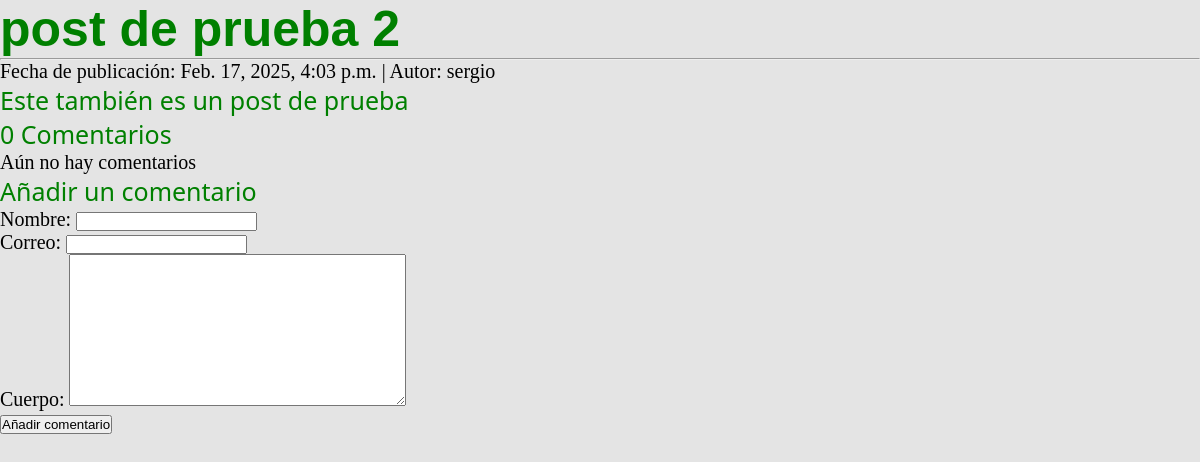
The app's page /blog/post de prueba 2/prueba/ with its own data.
### blog/models.py (models this page shows, shortened)
class Post(models.Model):
    STATUS_CHOICES = (
        ('borrador', 'Borrador'),
        ('publicado', 'Publicado'),
    )
    titulo = models.CharField(max_length=250)
    tema = models.CharField(max_length=250, unique_for_date='publicado')
    autor = models.ForeignKey(User, on_delete=models.CASCADE)
    cuerpo = models.TextField()
    publicado = models.DateTimeField(default=timezone.now)
    actualizado = models.DateTimeField(auto_now=True)
    estado = models.CharField(max_length=10, choices=STATUS_CHOICES, default='borrador')
    class Meta:
        ordering = ('-publicado',)
    tags = TaggableManager()

### blog/views.py (the view, shortened to what this page needs)
# urls.py: path('<str:titulo_arg>/<str:tema_arg>/', Detalle_publicacion, name='detalles'),
def Detalle_publicacion(request, titulo_arg, tema_arg):
    publicacion = get_object_or_404(Post, titulo=titulo_arg, tema=tema_arg)
    comentarios = publicacion.comments.filter(activo=True)
    nuevo_comentario = None
    comentario_form = ComentarioFormulario()
    return render(request, 'post_unico.html', {
        'publicacion': publicacion,
        'comentarios': comentarios,
        'nuevo_comentario': nuevo_comentario,
        'comentario_form': comentario_form
    })

### blog/forms.py
class ComentarioFormulario(forms.ModelForm):
    class Meta:
        model = Comentario
        fields = ('nombre', 'correo', 'cuerpo')

### blog/templates/post_unico.html (shortened to what this page needs)
{% load static %}
<!DOCTYPE html>
<html lang="es">
<head>
    <link rel="stylesheet" href="{% static 'css/style.css' %}">
</head>
<body>
    <h1>{{publicacion.titulo}}</h1>
    <hr>
    <p>
        Fecha de publicación: {{publicacion.publicado}} | Autor: {{publicacion.autor}}
    </p>
    <h2>
        {{publicacion.cuerpo}}
    </h2>
    {% with comentarios.count as total %}
    <h2>
        {{total}} Comentario{{total|pluralize}}
    </h2>
    {% endwith %}
    {% for comentario in comentarios %}
    <div>
        <p>
            Comentario #{{forloop.counter}} autor: {{comentario.nombre}}
            {{comentario.creado}}
        </p>
        {{comentario.cuerpo|linebreaks}}
    </div>
    {% empty %}
        <p>
            Aún no hay comentarios
        </p>
    {% endfor %}
    <h2>Añadir un comentario</h2>
    <form method="POST">
        {{ comentario_form.as_p }} <p>
            <input type="submit" value="Añadir comentario">
        </p>
    </form>
</body>
</html>

### blog/static/css/style.css (style rules this page uses)
* { margin: 0; padding: 0; box-sizing: border-box; }
body { background: rgb(228, 228, 228); }
h1 { font-family: 'Lucida Sans', sans-serif; font-size: 50px; font-weight: 600; color: green; }
h2 { font-family: 'Segoe UI', sans-serif; font-size: 25px; font-weight: 500; color: green; }
p { font-size: 20px; font-weight: 400; color: black; }

### records on screen
Post: titulo "post de prueba 2", publicado "Feb. 17, 2025, 4:03 p.m.", autor "sergio", cuerpo "Este también es un post de prueba"

### other values on screen
{{ total }} "0"
